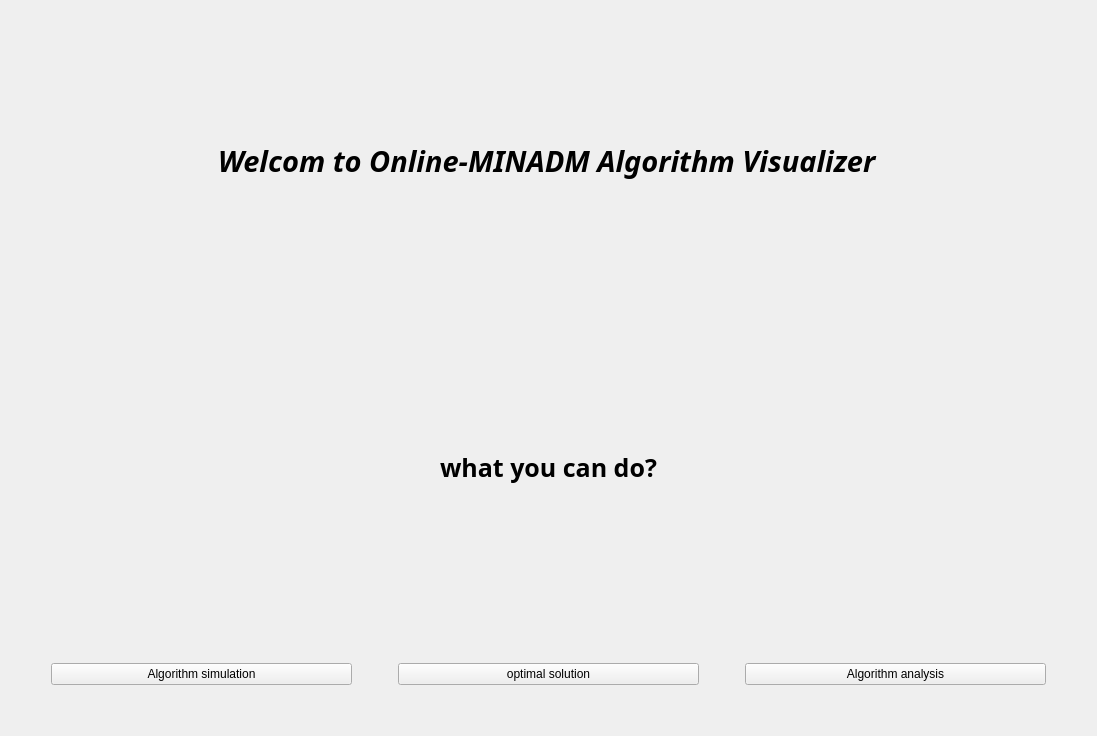
<?xml version="1.0" encoding="UTF-8"?>
<ui version="4.0">
 <class>Form</class>
 <widget class="QWidget" name="Form">
  <property name="geometry">
   <rect>
    <x>0</x>
    <y>0</y>
    <width>1097</width>
    <height>736</height>
   </rect>
  </property>
  <property name="windowTitle">
   <string>Form</string>
  </property>
  <layout class="QVBoxLayout" name="verticalLayout_2">
   <item alignment="Qt::AlignHCenter">
    <widget class="QLabel" name="label">
     <property name="sizePolicy">
      <sizepolicy hsizetype="Fixed" vsizetype="Preferred">
       <horstretch>0</horstretch>
       <verstretch>0</verstretch>
      </sizepolicy>
     </property>
     <property name="font">
      <font>
       <family>Rod</family>
       <pointsize>22</pointsize>
       <weight>75</weight>
       <italic>true</italic>
       <bold>true</bold>
      </font>
     </property>
     <property name="text">
      <string>Welcom to Online-MINADM Algorithm Visualizer</string>
     </property>
    </widget>
   </item>
   <item alignment="Qt::AlignHCenter">
    <widget class="QLabel" name="label_2">
     <property name="sizePolicy">
      <sizepolicy hsizetype="Fixed" vsizetype="Preferred">
       <horstretch>0</horstretch>
       <verstretch>0</verstretch>
      </sizepolicy>
     </property>
     <property name="font">
      <font>
       <family>Roman</family>
       <pointsize>19</pointsize>
       <weight>75</weight>
       <bold>true</bold>
      </font>
     </property>
     <property name="frameShape">
      <enum>QFrame::NoFrame</enum>
     </property>
     <property name="text">
      <string>what you can do?</string>
     </property>
     <property name="scaledContents">
      <bool>false</bool>
     </property>
    </widget>
   </item>
   <item>
    <spacer name="verticalSpacer_2">
     <property name="orientation">
      <enum>Qt::Vertical</enum>
     </property>
     <property name="sizeType">
      <enum>QSizePolicy::Preferred</enum>
     </property>
     <property name="sizeHint" stdset="0">
      <size>
       <width>20</width>
       <height>40</height>
      </size>
     </property>
    </spacer>
   </item>
   <item>
    <layout class="QHBoxLayout" name="horizontalLayout">
     <item>
      <spacer name="horizontalSpacer_2">
       <property name="orientation">
        <enum>Qt::Horizontal</enum>
       </property>
       <property name="sizeType">
        <enum>QSizePolicy::Fixed</enum>
       </property>
       <property name="sizeHint" stdset="0">
        <size>
         <width>40</width>
         <height>20</height>
        </size>
       </property>
      </spacer>
     </item>
     <item>
      <widget class="QPushButton" name="algorithm_simulation_btn">
       <property name="sizePolicy">
        <sizepolicy hsizetype="Preferred" vsizetype="Fixed">
         <horstretch>0</horstretch>
         <verstretch>0</verstretch>
        </sizepolicy>
       </property>
       <property name="text">
        <string>Algorithm simulation</string>
       </property>
      </widget>
     </item>
     <item>
      <spacer name="horizontalSpacer">
       <property name="orientation">
        <enum>Qt::Horizontal</enum>
       </property>
       <property name="sizeType">
        <enum>QSizePolicy::Fixed</enum>
       </property>
       <property name="sizeHint" stdset="0">
        <size>
         <width>40</width>
         <height>20</height>
        </size>
       </property>
      </spacer>
     </item>
     <item>
      <widget class="QPushButton" name="optimal_solution_btn">
       <property name="sizePolicy">
        <sizepolicy hsizetype="Preferred" vsizetype="Fixed">
         <horstretch>0</horstretch>
         <verstretch>0</verstretch>
        </sizepolicy>
       </property>
       <property name="text">
        <string>optimal solution</string>
       </property>
      </widget>
     </item>
     <item>
      <spacer name="horizontalSpacer_3">
       <property name="orientation">
        <enum>Qt::Horizontal</enum>
       </property>
       <property name="sizeType">
        <enum>QSizePolicy::Fixed</enum>
       </property>
       <property name="sizeHint" stdset="0">
        <size>
         <width>40</width>
         <height>20</height>
        </size>
       </property>
      </spacer>
     </item>
     <item>
      <widget class="QPushButton" name="algorithm_analysis_btn">
       <property name="sizePolicy">
        <sizepolicy hsizetype="Preferred" vsizetype="Fixed">
         <horstretch>0</horstretch>
         <verstretch>0</verstretch>
        </sizepolicy>
       </property>
       <property name="text">
        <string>Algorithm analysis</string>
       </property>
      </widget>
     </item>
     <item>
      <spacer name="horizontalSpacer_4">
       <property name="orientation">
        <enum>Qt::Horizontal</enum>
       </property>
       <property name="sizeType">
        <enum>QSizePolicy::Fixed</enum>
       </property>
       <property name="sizeHint" stdset="0">
        <size>
         <width>40</width>
         <height>20</height>
        </size>
       </property>
      </spacer>
     </item>
    </layout>
   </item>
   <item>
    <spacer name="verticalSpacer">
     <property name="orientation">
      <enum>Qt::Vertical</enum>
     </property>
     <property name="sizeType">
      <enum>QSizePolicy::Preferred</enum>
     </property>
     <property name="sizeHint" stdset="0">
      <size>
       <width>20</width>
       <height>40</height>
      </size>
     </property>
    </spacer>
   </item>
  </layout>
 </widget>
 <resources/>
 <connections/>
</ui>
